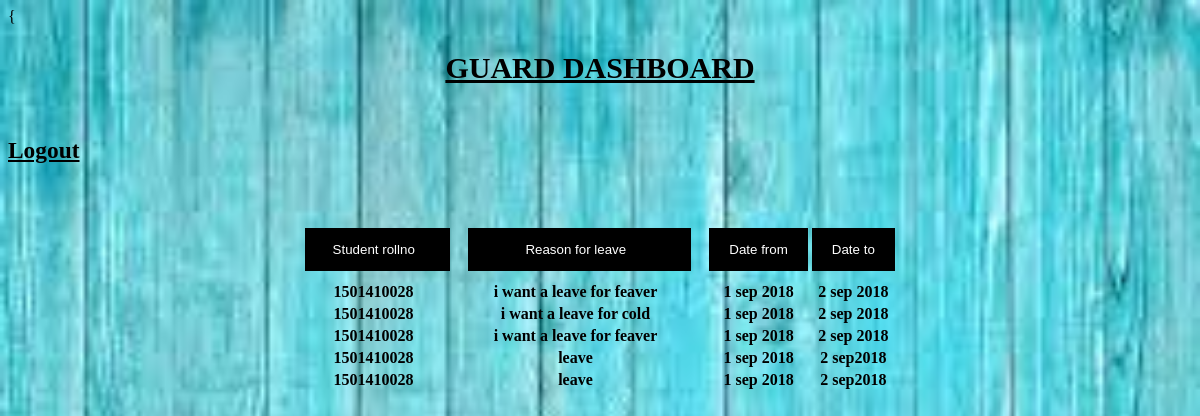
Page /guard/home/ (signed in) on the committed database.
### web/models.py (models this page shows, shortened)
class le(models.Model):
    id = models.AutoField(primary_key=True)
    rno = models.IntegerField(null=True,blank=True)
    heading = models.CharField(max_length=50,null=True)
    sender = models.CharField(max_length=50,null=True)
    status = models.IntegerField(null=True,blank=True)
    reason = models.CharField(max_length=100,null=True)
    df = models.TextField(max_length=11,null=True)
    dt = models.TextField(max_length=11,null=True)
    name=models.CharField(max_length=50,null=True)

### guard/views.py (the view)
# urls.py: path('home/', views.home, name='home'),
@login_required
def home(request):
    l=le.objects.filter(status=1)
    return render(request, 'web/guard.html',{"leave":l})

### web/templates/web/guard.html (shortened to what this page needs)
{{% load static %}
<html>
<head>
</head>
<body>
<div class ="h">
  <h2 align="center"><u>GUARD DASHBOARD</u></h2>
  <h3>&nbsp&nbsp&nbsp&nbsp&nbsp&nbsp&nbsp&nbsp&nbsp&nbsp&nbsp&nbsp&nbsp&nbsp&nbsp&nbsp&nbsp&nbsp&nbsp&nbsp&nbsp&nbsp&nbsp&nbsp&nbsp&nbsp&nbsp&nbsp&nbsp&nbsp&nbsp&nbsp&nbsp&nbsp&nbsp
  <a href="{% url 'logout' %}" style="color:black;">Logout</a>
    <br></h3></div>
  <div class="container" align="center">
    <table>
    <tr>
      <th><button class="btn">&nbsp&nbspStudent rollno&nbsp&nbsp&nbsp&nbsp</button></th>
      <th><button class="btn">&nbsp&nbsp&nbsp&nbsp&nbsp&nbsp&nbsp&nbsp&nbsp&nbspReason for leave&nbsp&nbsp&nbsp&nbsp&nbsp&nbsp&nbsp&nbsp&nbsp&nbsp&nbsp&nbsp</button></th>
      <th><button class="btn">Date from</button></th>
      <th><button class="btn">Date to</button></th>
    </tr>
      {% for i in leave %}
    <tr>
      <th>&nbsp&nbsp{{i.rno}}&nbsp&nbsp&nbsp&nbsp</th>
      <th>&nbsp&nbsp&nbsp&nbsp&nbsp&nbsp&nbsp&nbsp&nbsp&nbsp{{i.reason}}&nbsp&nbsp&nbsp&nbsp&nbsp&nbsp&nbsp&nbsp&nbsp&nbsp&nbsp&nbsp</th>
      <th>{{i.df}}</th>
      <th>{{i.dt}}</th>
    </tr>
      {% endfor %}
    </table></div><br><br><br><br><br><br>
</body>
</html>

### rows in the picture
le: rno "1501410028", reason "i want a leave for feaver", df "1 sep 2018", dt "2 sep 2018"
le: rno "1501410028", reason "i want a leave for cold", df "1 sep 2018", dt "2 sep 2018"
le: rno "1501410028", reason "i want a leave for feaver", df "1 sep 2018", dt "2 sep 2018"
le: rno "1501410028", reason "leave", df "1 sep 2018", dt "2 sep2018"
le: rno "1501410028", reason "leave", df "1 sep 2018", dt "2 sep2018"
